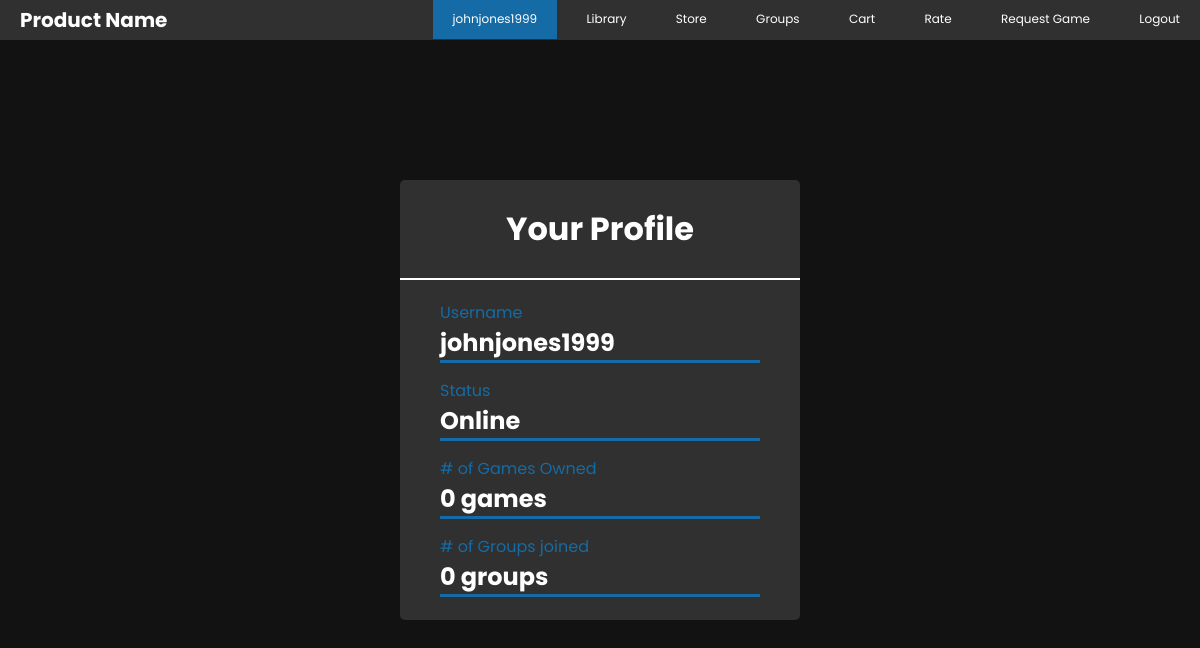
Page /profile.php?message=login-success (signed in) on the earlier database version.
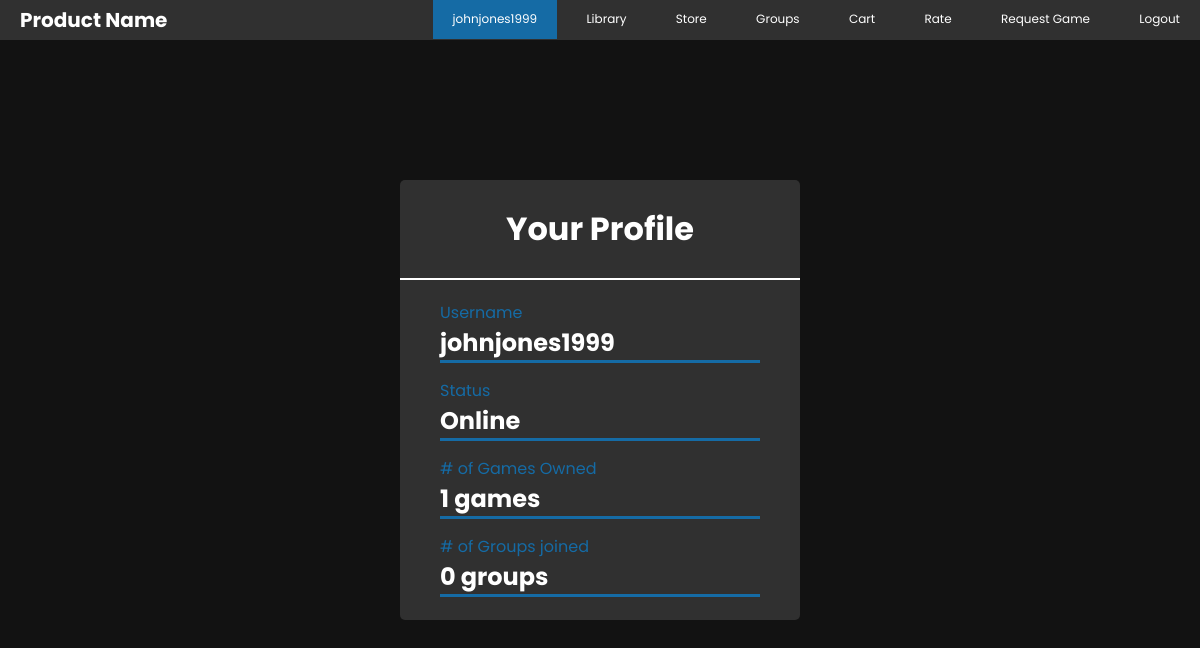
Same page on the later database version.
### tables this page shows
CREATE TABLE `library` (
  `LibraryID` int NOT NULL AUTO_INCREMENT,
  `UserID` int NOT NULL,
  `GameCount` int NOT NULL DEFAULT '0',
  PRIMARY KEY (`LibraryID`,`UserID`),
  KEY `LIBRARYUSER_FK` (`UserID`),
  CONSTRAINT `LIBRARYUSER_FK` FOREIGN KEY (`UserID`) REFERENCES `user` (`UserID`)
);

### classes/DBHandler.php (called while the page is built)
<?php
class DBHandler
{
    public function connect()
    {
        try {
            $username = "root";
            $password = "root";
            $dbh = new PDO('mysql:host=localhost;dbname=gameplatform', $username, $password);
            return $dbh;
        } catch (PDOException $e) {
            print "Error!: " . $e->getMessage() . "<br/>";
            die();
        }
    }
}

### profile.php (the view, shortened to what this page needs)
<?php
include "classes/DBHandler.php";
$con = new DBHandler();
$stmt = $con->connect()->prepare("SELECT UserID FROM USER WHERE Username = ?;");
$stmt->execute(array($_SESSION["username"]));
$userID = $stmt->fetchColumn();
$stmt = $con->connect()->prepare("SELECT GameCount FROM LIBRARY WHERE UserID = ?;");
$stmt->execute(array($userID));
$gameCount = $stmt->fetchColumn();
$stmt = $con->connect()->prepare("SELECT COUNT(*) FROM MEMBER WHERE UserID = ?;");
$stmt->execute(array($userID));
$groupCount = $stmt->fetchColumn();
?>
<!DOCTYPE html>
<html lang="en">
<head>
    <link rel="stylesheet" href="styles/main.css">
    <link rel="stylesheet" href="styles/nav.css">
    <link rel="stylesheet" href="styles/checkout.css">
</head>
<body>
    <div class="navbar">
        <nav>
            <div>
                <ul>
                    <?php
                    if (isset($_SESSION["username"])) {
                    ?>
                        <li><a class="selected" href="profile.php"><?php echo $_SESSION["username"]; ?></a></li>
                        <li><a href="library.php">Library</a></li>
                        <li><a href="store.php">Store</a></li>
                        <li><a href="groups.php">Groups</a></li>
                        <li><a href="cart.php">Cart</a></li>
                        <li><a href="rate.php">Rate</a></li>
                        <li><a href="game_release.php">Request Game</a></li>
                        <li><a href="includes/logout.inc.php">Logout</a></li>
                    <?php
                    }
                    ?>
                </ul>
            </div>
        </nav>
        <h1>Product Name</h1>
    </div>
    <div class="center">
        <h1>Your Profile</h1>
        <form method="post">
            <label>Username</label>
            <h2><?php echo $_SESSION["username"] ?></h2>
            <label>Status</label>
            <h2>Online</h2>
            <label># of Games Owned</label>
            <h2><?php echo $gameCount; ?> games</h2>
            <label># of Groups joined</label>
            <h2><?php echo $groupCount; ?> groups</h2>
        </form>
    </div>
</body>
</html>

### styles/main.css (style rules this page uses)
* { margin: 0; padding: 0; box-sizing: border-box; font-family: "Poppins", sans-serif; }
body { margin: 0; padding: 0; background: rgba(0, 0, 0, 0.93); height: 100vh; }
.center { position: absolute; top: 50%; left: 50%; transform: translate(-50%, -50%); width: 400px; height: 413px; background: #303030; border-radius: 5px; }
.center h1 { color: white; text-align: center; padding: 25px 0; border-bottom: 2px solid white; }
.center form { padding: 0 40px; box-sizing: border-box; }

### styles/nav.css (style rules this page uses)
.navbar { background-color: #303030; }
.navbar h1 { font-size: 20px; color: white; position:absolute; top:5px; padding-left: 20px; }
nav { flex: 1; flex-wrap: wrap; text-align: right; padding-bottom: 10px; padding-top: -10px; }
nav ul li { display: inline-block; margin-left: 5px; margin-top: 5px; }
nav ul li a { color: white; font-size: 12px; padding: 12px 20px; transition: red 0.5s; text-decoration:none ; }
.selected { background: #156ba5; }

### styles/checkout.css (style rules this page uses)
h1 { margin-bottom: 20px; }
label { color: white; margin-top: 20px; }
.center { height: 520px; }

### profile.php (style rules this page uses)
.center { height: 440px; }
label { color: #156ba5; }
h2 { color: white; margin-bottom: 15px; border-bottom: solid; border-color: #156ba5; }

Differences in the rows shown:
changed library: GameCount "0" → "1"
